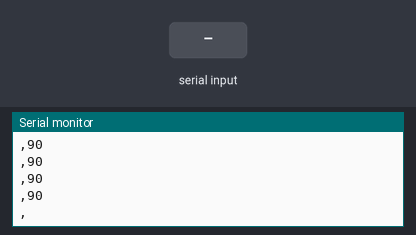
This sketch was run on a simulated Arduino Uno, built with avr-gcc and run on an emulated ATmega328P. Shown: the last lines printed to the serial monitor. The inputs (shaded band) are chosen by the test bench.

Above: at 4.2 s.
4.3 s: "servomoteur\n" received over Serial
5.8 s: "rei\n" received over Serial
At 6.8 s:
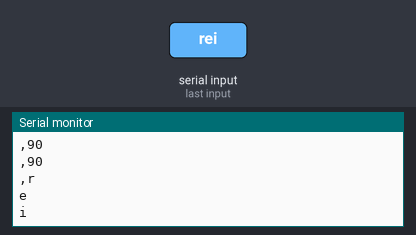
7.3 s: "sp\n" received over Serial
At 7.9 s:
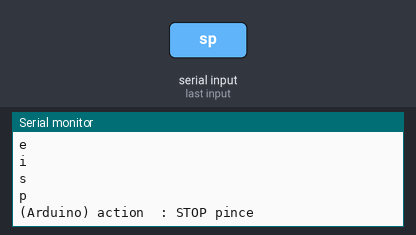
8.8 s: "op\n" received over Serial
At 9.7 s:
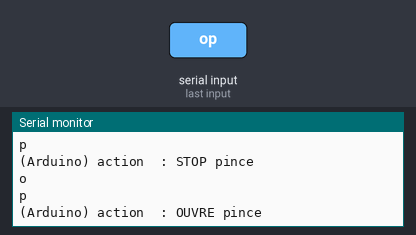
10.3 s: "cl\n" received over Serial
At 10.8 s:
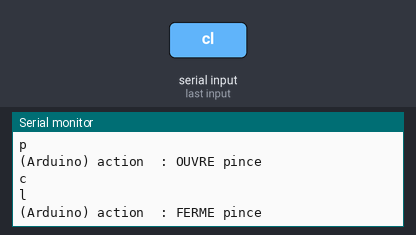
11.8 s: "srP\n" received over Serial
At 13.1 s:
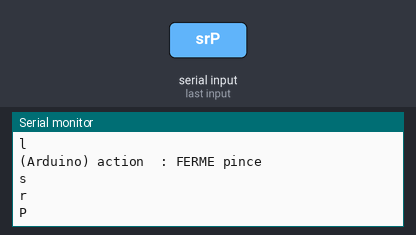

Measured:
- after the input at 5.8 s, the serial monitor: prints a new line at once (image 1)
- after the input at 7.3 s, the serial monitor: prints a new line after 0.06 s (image 2)
- after the input at 8.8 s, the serial monitor: prints a new line at once (image 3)
- after the input at 10.3 s, the serial monitor: prints a new line after 0.05 s (image 4)
- after the input at 11.8 s, the serial monitor: prints a new line after 0.08 s (image 5)

The sketch:

arduino_final.ino
```cpp
#include "arduino_final.h"


// definir les objets de type Servo pour les servomoteurs
Servo servoBras, servoAvantBras, servoTourneBras, servoRotationBras, servoInclinaisonPince, servoRotationPince, servoPince; // création de l'objet "servo"


static uint8_t time;

servomoteur structPince;
servomoteur structRotationPince;
servomoteur structInclinaisonPince;
servomoteur structRotationBras;
servomoteur structTourneBras;
servomoteur structAvantBras;
servomoteur structBras;

void data_servomotor() {

    uint8_t tab_servo[7];
    // Ecrire sur moniteur données servomoteurs

    //Envoyer données servomoteurs
    Serial.write('D');

    tab_servo[0] = servoPince.read();
    tab_servo[1] = servoRotationPince.read();
    tab_servo[2] = servoInclinaisonPince.read();
    tab_servo[3] = servoRotationBras.read();
    tab_servo[4] = servoTourneBras.read();
    tab_servo[5] = servoAvantBras.read();
    tab_servo[6] = servoBras.read();

    //string

    for(int i=0; i<7; i++){
      Serial.println(tab_servo[i]);
      Serial.write(',');
    }
}


void order(String command) {

    /***************************** Servomoteurs *******************************/
    if (command == "servomoteur") data_servomotor();

    /***************************** Réinitialisation *******************************/
    else if(command == "rei"){
      reset(&structPince, 20);
      reset(&structRotationPince, 60);
      reset(&structInclinaisonPince, 45);
      reset(&structRotationBras, 90);
      reset(&structTourneBras, 90);
      reset(&structAvantBras, 50);
      reset(&structBras, 110);
    }

    /***************************** Pince **************************************/
    else if (command == "sp") {
        Serial.println("(Arduino) action  : STOP pince");
        structPince.etat = 0;
    }
    else if (command == "op") {
        Serial.println("(Arduino) action  : OUVRE pince");
        structPince.etat = 1;
    }
    else if (command == "cl") {
        Serial.println("(Arduino) action  : FERME pince");
        structPince.etat = -1;
    }


    /***************************** Rotation Pince **************************************/
    else if (command == "srP") {
        structRotationPince.etat = 0;
        //Serial.println("action  : STOP ROTATION");
    } else if (command == "rPG") { //160 max 0 min
        structRotationPince.etat = 1;
        //Serial.println("action  : ROTATION pince droite");
    } else if (command == "rPD") {
        structRotationPince.etat = -1;
        //Serial.println("action  : ROTATION pince gauche");
    }


    /***************************** Inclinaison Pince **************************************/
    else if (command == "stop_inclinaisonPince") {
        structInclinaisonPince.etat = 0;
        Serial.println("action  : STOP INCLINE");
    } else if (command == "inclinaisonPinceAvant") { //180 max 0 min possède des problèmes
        structInclinaisonPince.etat = 1;
        Serial.println("action  : INCLINE pince avant");
    } else if (command == "inclinaisonPinceArriere") {
        structInclinaisonPince.etat = -1;
        Serial.println("action  : INCLINE pince arrière");
    }


    /***************************** Rotation Bras **************************************/
    else if (command == "stop_rotationBras") { //35 170gauche
        structRotationBras.etat = 0;
        Serial.println("action  : STOP ROTATION bras");
    } else if (command == "rotationBrasGauche") { //35 170gauche
        structRotationBras.etat = 1;
        Serial.println("action  : rotation bras gauche");
    } else if (command == "rotationBrasDroite") {
        structRotationBras.etat = -1;
        Serial.println("action  : rotation bras droite");
    }


    /***************************** Tourne Bras **************************************/
    else if (command == "stB") {
        structTourneBras.etat = 0;
        Serial.println("action  : STOP TOURNE bras");
    } else if (command == "tBG") {
        structTourneBras.etat = 1;
        Serial.println("action  : tourne bras gauche");
    } else if (command == "tBD") {
        structTourneBras.etat = -1;
        Serial.println("action  : tourne bras droite");
    }


    /***************************** Control Bras **************************************/
    else if(command == "stop_avantBras"){
      structAvantBras.etat = 0;
      //Serial.println(structAvantBras.servo.read());
      Serial.println("action  : STOP AVANT BRAS");
    }else if(command == "leverAvantBras"){
      structAvantBras.etat = 1;
      //Serial.println(structAvantBras.servo.read());
      Serial.println("action  : lever avant bras");
    }else if(command == "descendreAvantBras"){
      structAvantBras.etat -1;
      //Serial.println(structAvantBras.servo.read());
      Serial.println("action  : descendre avant bras");
    }
    /*Serial.println("Bras Secondaire");
    Serial.println(servoBrasSecondaire.read());*/


    else if(command == "stop_bras"){
      structBras.etat = 0;
      //Serial.println(structBras.servo.read());
      Serial.println("action  : STOP BRAS");
    }else if(command == "descendreBras"){
      structBras.etat = 1;
      //Serial.println(structBras.servo.read());
      Serial.println("action  : descendre bras");
    }else if(command == "leverBras"){
      structBras.etat = -1;
      //Serial.println(structBras.servo.read());
      Serial.println("action  : lever bras");
    }
    /*Serial.println("Bras Principal");
    Serial.println(servoBrasPrincipal.read());*/
}


void setup() {

    // Communication série // serie pour la com
    Serial.begin(115200); // serie de l'arduino
    pinMode(13, OUTPUT);

    structPince = begin(servoPince, 20, PIN_PINCE, 8, 76); // pince
    structRotationPince = begin(servoRotationPince, 60, PIN_ROTATION_PINCE, 10, 170); // rotation de la pince
    structInclinaisonPince = begin(servoInclinaisonPince, 45, PIN_INCLINAISON_PINCE, 5, 175); // inclinaison de la pince (20-160)

    structRotationBras = begin(servoRotationBras, 90, PIN_ROTATION_BRAS, 35, 170);
    structTourneBras = begin(servoTourneBras, 90, PIN_TOURNE_BRAS, 10, 170);
    structAvantBras = begin(servoAvantBras, 50, PIN_AVANT_BRAS, 10, 80);
    structBras = begin(servoBras, 110, PIN_BRAS, 90, 150);

    //Envoyer données sur les servomoteurs à l'initialisation
    delay(2000);
    data_servomotor();
    delay(1000);
}

void receive() {

  static char letter;
  static String command;

  if (Serial.available()) {

    //Serial.print("Char received : ");
    letter = Serial.read();
    Serial.println(letter);

    if (letter == '\n') {
      command = command + '\0';
      //Serial.println("(Arduino) command : " + command);
      order(command);
      command = "";
    } else {
      command = command + letter;
    }
    time = 0;
    //digitalWrite(13, HIGH);

  } else {
    delay(80);
    time++;
  }
  //digitalWrite(13, LOW);
}


void loop() {

    receive();

    move(&structPince);
    move(&structRotationPince);
    move(&structInclinaisonPince);
    move(&structRotationBras);
    move(&structTourneBras);
    move(&structAvantBras);
    move(&structBras);

    if (time == 200) {
        data_servomotor();
        time = 0;
    }
}
```

arduino_final.cpp
```cpp
#include "arduino_final.h"


servomoteur begin(Servo & obj, uint8_t angle, uint8_t pin, uint8_t min, uint8_t max) {

  servomoteur res_servo = {obj, 0, angle, pin, min, max};

  res_servo.servo.attach(res_servo.pin); // attache le servo au pin spécifié
  res_servo.servo.write(res_servo.angle);

  return res_servo;
}


void reset(struct servomoteur * servo, uint8_t angle) {

  servo->angle = angle;
  servo->servo.write(servo->angle);
  servo->etat = 0;
}


// permet de changer la position du servomoteur
void move(struct servomoteur * servo) {

  //delay(80);
  if (servo->etat == 1 && servo->servo.read() < servo->max) {
    if (servo->servo.read() > servo->max - 10) delay(80);
    servo->angle = servo->angle + 4;
  }
  else if (servo->etat == -1 && servo->servo.read() > servo->min) {
    if (servo->servo.read() < servo->min + 10) delay(80);
    servo->angle = servo->angle - 4;
  }
  servo->servo.write(servo->angle);
}
```

arduino_final.h
```cpp
#ifndef ARDUINO_FINAL_H
#define ARDUINO_FINAL_H

#include <Arduino.h>
#include <Servo.h>

// associe les variables utilisé au numéro de PIN sur la carte arduino
#define PIN_PINCE 13
#define PIN_ROTATION_PINCE 12
#define PIN_INCLINAISON_PINCE 11
#define PIN_ROTATION_BRAS 9
#define PIN_TOURNE_BRAS 8
#define PIN_AVANT_BRAS 6
#define PIN_BRAS 5


// Structure permettant de définir les servomoteurs
typedef struct servomoteur {
    Servo servo;              // objet servomoteur associé (utilisé pour lire et ecrire sur le servomoteur) fonctions servo.read() et servo.write(valeur)
    int etat;                 // etat du servomoteur 1:incrémente, 0:ne bouge pas, -1:décrémente (0 de base)
    int angle;                // angle actuel du servomoteur
    int pin;                  // numéro de PIN associé au servomoteur
    uint8_t min;                  // valeur minimale que peut atteindre le servomoteur
    uint8_t max;                  // valeur maximale que peut atteindre le servomoteur
}
servomoteur;


// fonctions créés pour simplifier le code

// fonction servomoteur qui prend en argment un objet Servo, un angle de départ et le numéro de pin assosié sa valeur minimal possible et sa valeur maxiamale à ne pas dépasser
// et qui instancie un object de type servomoteur
servomoteur begin(Servo & obj, uint8_t angle, uint8_t pin, uint8_t min, uint8_t max);

// fonction qui va réinitialiser l'angle du servomoteur entré en paramètre
void reset(struct servomoteur * servo, uint8_t angle);

// fonction qui va renvoyer à l'ESP32 les valurs des dégrés des angles actuels
void data_servomotor();

// fonction qui va modifier l'état d'un servomoteur en fonction de la commande récupérer
void order(String commande);

// fonction qui va écouter sur le lien de communnication le buffer et stocker un a un les caractères reçu jusqu'au caractère de fin de chaine qui va renvoyer le String à la fonction order
void receive();

// fonction qui permet d'incrementer ou de decrémenter l'angle de chaque servomoteur en fonction de l'état du servomoteur
void move(struct servomoteur * servo);

#endif
```
